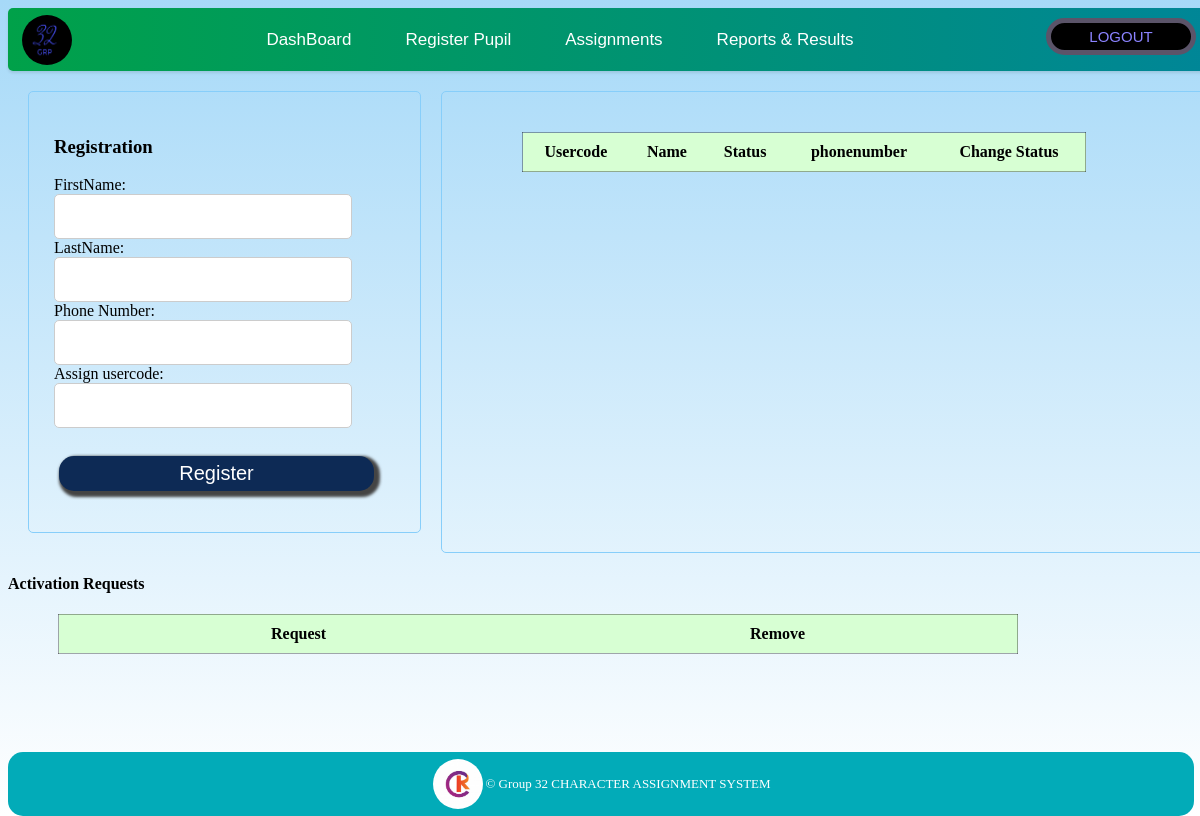
The app's page /register.php, older data.
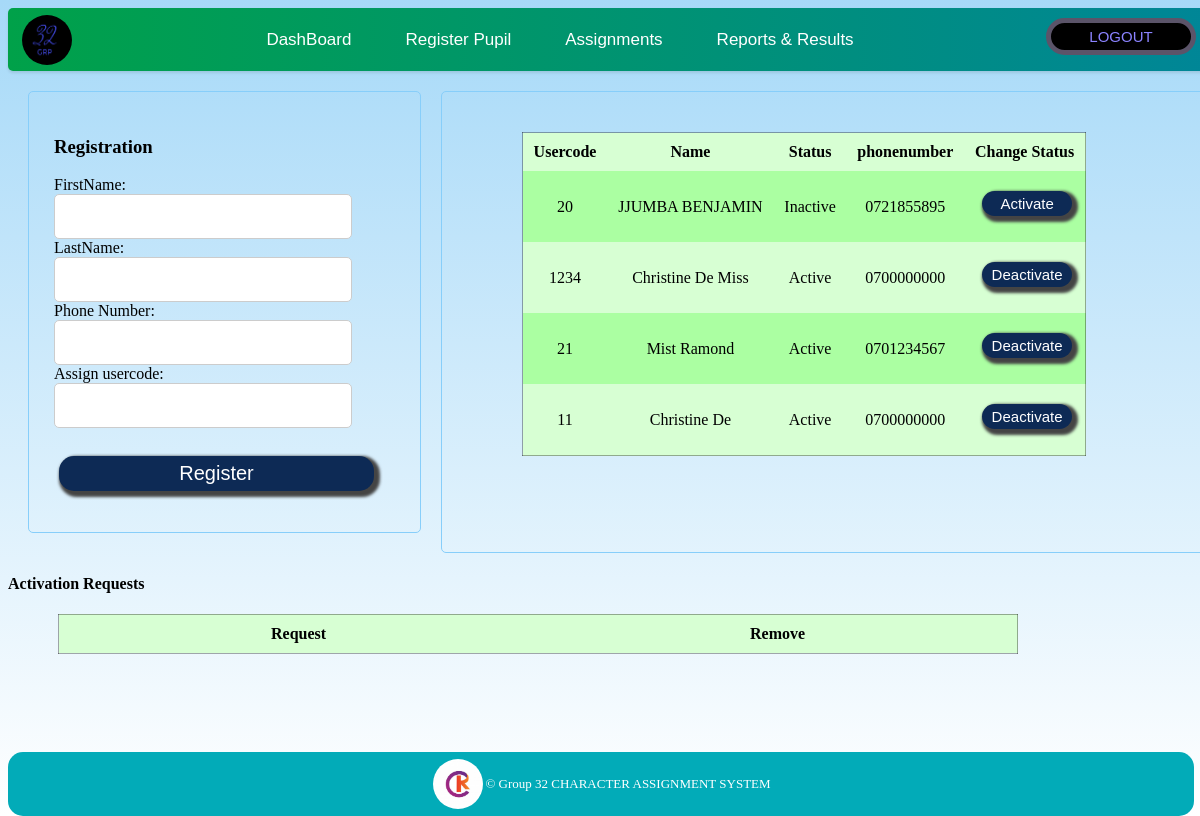
The same page, newer data.
### tables this page shows
CREATE TABLE IF NOT EXISTS `pupil` (
  `Usercode` int(11) NOT NULL,
  `firstname` varchar(20) NOT NULL,
  `lastname` varchar(20) NOT NULL,
  `phonenumber` varchar(10) NOT NULL,
  `activeInactive` varchar(20) DEFAULT 'Active',
  `teacherUsername` varchar(10) NOT NULL,
  PRIMARY KEY (`Usercode`),
  KEY `teacherUsername` (`teacherUsername`)
);

### register.php (the view, shortened to what this page needs)
<?php
require "header.php";
?>
<?php
$hostname = "localhost";
$username = "root";
$password = "";
$dbname = "kinderCare_sys";
$conn = mysqli_connect($hostname, $username, $password, $dbname);
$query = "SELECT Usercode, firstname, lastname,phonenumber,activeInactive FROM pupil";
$result = mysqli_query($conn, $query);
?>
<main>
        <div id="reg">
        <div class="container2">
            <h3>Registration</h3>
            <form action="includes/register.inc.php" method="POST">
                FirstName:<br>
                <div class="inputfeild">
                <input type="text" name="fName" required><br>
                </div>
                LastName:<br>
                <div class="inputfeild">
                <input type="text" name="lName" required><br>
                </div>
                Phone Number:<br>
                <div class="inputfeild">
                <input type="text" name="phone" required><br>
                </div>
                Assign usercode:<br>
                <div class="inputfeild">
                <input type="password" name="code" required><br><br>
                </div>
                <button type="submit" name="reg" class="button">Register</button>
            </form>
        </div>
        <div class="register">
        <table>
                <tr style="text-display:bold";>
                    <th>Usercode</th>
                    <th>Name</th>
                    <th>Status</th>
                    <th>phonenumber</th>
                    <th>Change Status</th>
                </tr>
                <?php while($row = mysqli_fetch_array($result)):;?>
                <tr>
                    <td><?php echo $row["Usercode"];?></td>
                    <td><?php echo $row["lastname"]," ",$row["firstname"];?></td>
                    <td><?php echo $row["activeInactive"];?></td>
                    <td><?php echo $row["phonenumber"];?></td>
                    <td>
                    <form action="includes/status.inc.php" method="POST">
                        <?php
                        if($row['activeInactive']=="Active") {
                            echo '<button name="statusChange" class="d_activate">Deactivate</button>';
                        }
                        else if($row['activeInactive']=="Inactive") {
                            echo '<button name="statusChange" class="activate">Activate</button>';
                        }
                        ?>
                         </form>
                    </td>
                </tr>
                <?php endwhile;?>
            </table>
        </div>
    </div>
    <div>
        <h4>Activation Requests</h4>
        <table>
        <tr>
        <th>Request</th>
        <th>Remove </th>
        </tr>
        </table>
    </div>
</main>
<?php
require "footer.php";
?>

Row changes from the older to the newer data that the page shows:
added pupil: Usercode "20", lastname "JJUMBA", firstname "BENJAMIN", activeInactive "Inactive", phonenumber "0721855895", shows "Activate"
added pupil: Usercode "1234", lastname "Christine", firstname "De Miss", activeInactive "Active", phonenumber "0700000000", shows "Deactivate"
added pupil: Usercode "21", lastname "Mist", firstname "Ramond", activeInactive "Active", phonenumber "0701234567", shows "Deactivate"
added pupil: Usercode "11", lastname "Christine", firstname "De", activeInactive "Active", phonenumber "0700000000", shows "Deactivate"
